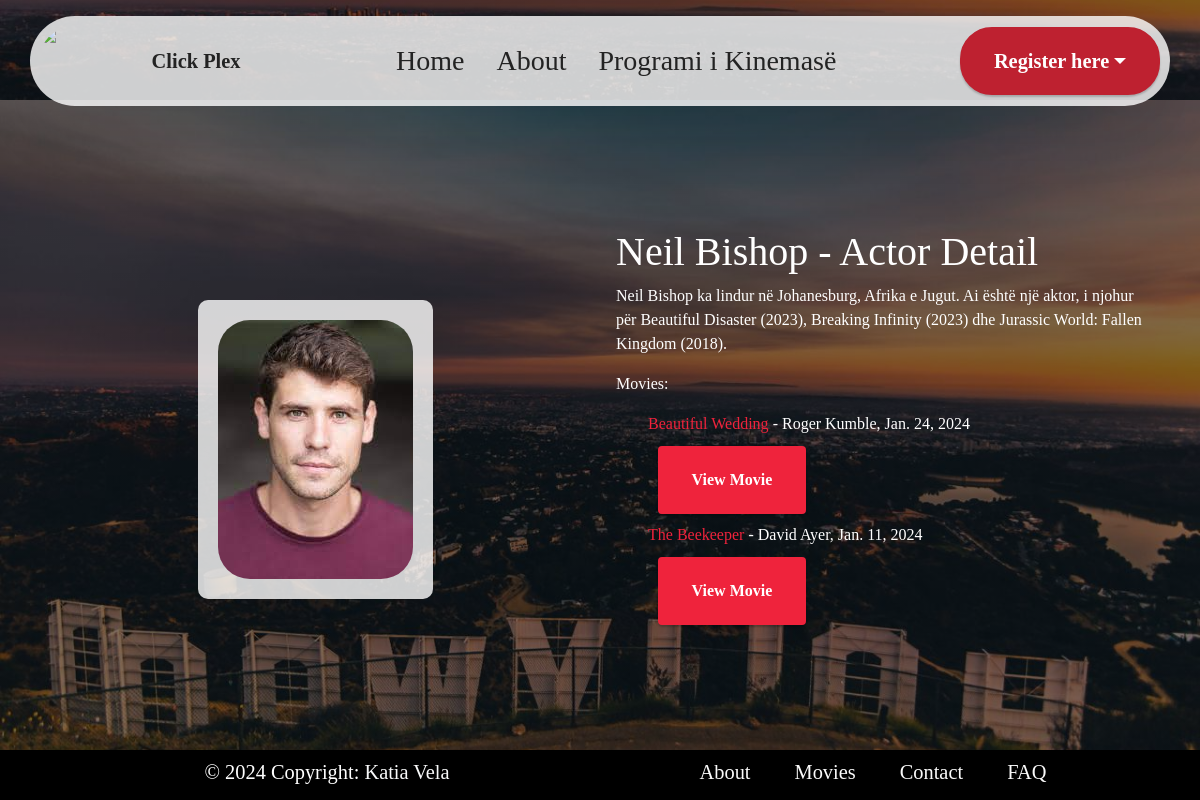
The app's page /actors/28/ with its own data.
### App/models.py (models this page shows, shortened)
class Actor(models.Model):
    name = models.CharField(max_length=100)
    bio = models.TextField()
    image_actor = models.ImageField(upload_to='actor_images', default='path/to/default/image.jpg')

class Movie(models.Model):
    title = models.CharField(max_length=250)
    director = models.CharField(max_length=100)
    categories = models.ManyToManyField(Category)
    actors = models.ManyToManyField(Actor,related_name='movies')
    description = models.TextField()
    duration = models.IntegerField()
    country_of_origin = models.CharField(max_length=100)
    release_year = models.DateField()
    poster_image = models.ImageField(upload_to="movies/")

### App/views.py (the view)
# urls.py: path('actors/<int:actor_id>/', views.actor_detail, name='actor_detail'),
def actor_detail(request, actor_id):
    actor = get_object_or_404(Actor, pk=actor_id)
    movies = actor.movies.all()
    context={
        'actor': actor,
        'movies': movies
    }
    return render(request, 'actor_detail.html', context)

### App/templates/actor_detail.html (shortened to what this page needs)
{% extends 'base/index.html' %}
{% load static %}
{% block content %}
<section class="article9 cid-u2aXRbXWXf" id="about-me-9-u2aXRbXWXf">
<div class="container mt-5">
    <div class="row">
        <div class="col-md-6 order-md-1 d-flex justify-content-center align-items-center">
            <div class="actor-poster">
                {% if actor.image_actor %}
                    <img src="{{ actor.image_actor.url }}" alt="{{ actor.name }} Image" class="img-fluid" style="max-width: 300px; height: auto;">
                {% endif %} </div>
        </div>
        <div class="col-md-6 order-md-2">
            <div class="movie-details">
                <h1>{{ actor.name }} - Actor Detail</h1>
                <p>{{ actor.bio}}</p>
                <p>Movies:</p>
                {% if actor.movies.all %}
                <ul class="list-group-numbered">
                    {% for movie in actor.movies.all %}
                        <li>
                            <a href="{% url 'movie_detail' movie.id %}">{{ movie.title }}</a>
                            - {{ movie.director }}, {{ movie.release_year }}
                        </li><li>
                            <a href="{% url 'movie_detail' movie.id %}" class="btn btn-primary btn-movie">View Movie</a>
                        </li>
                    {% endfor %}
                </ul>
            {% else %}
                <p>No movies found for this actor.</p>
            {% endif %}
            </div>
        </div>
    </div>
</div>
</section>
{% endblock %}

### App/templates/base/index.html (shortened to what this page needs)
<!DOCTYPE html>
{% load static %}
<html lang="en">
<head>
    <link rel="stylesheet" href="https://cdnjs.cloudflare.com/ajax/libs/font-awesome/6.4.2/css/all.min.css" />
    <link rel="stylesheet" href="{% static 'css/mobirise2.css'%}">
    <link rel="stylesheet" href="{% static 'css/jarallax.css'%}">
    <link rel="stylesheet" href="{% static 'css/bootstrap.min.css' %}">
    <link rel="stylesheet" href="{% static 'css/bootstrap-grid.min.css'%}">
    <link rel="stylesheet" href="{% static 'css/bootstrap-reboot.min.css'%}">
    <link rel="stylesheet" href="{% static 'css/style.css'%}">
    <link rel="stylesheet" href="{% static 'css/styles.css'%}">
    <link rel="stylesheet" href="{% static 'css/animate.css'%}">
    <link rel="stylesheet" href="{% static 'css/style1.css'%}">
    <link rel="preload" as="style" href="{% static 'css/additional.css'%}"><link rel="stylesheet" href="css/additional.css" type="text/css">
</head>
<body>
{% include 'base/navBar.html' %}
{% block content %}{% endblock %}
{% include 'base/footer.html' %}
</body>
</html>

### App/templates/base/navbar.html (shortened to what this page needs)
{% load static %}
<section class="menu menu2 cid-u2aXRbWSJN" once="menu" id="menu-5-u2aXRbWSJN">
  <nav class="navbar navbar-dropdown navbar-fixed-top navbar-expand-lg">
    <div class="container">
      <div class="navbar-brand">
        <span class="navbar-logo">
          <a href="{% url 'home' %}">
            <img class="rounded-5" src="{% static 'image/icon.jpg' %}" style="height: 4.3rem;">
          </a>
        </span>
        <span class="navbar-caption-wrap">
          <a class="navbar-caption text-black display-4" href="{% url 'home' %}">Click Plex</a>
        </span>
      </div>
      <div class="collapse navbar-collapse" id="navbarSupportedContent">
        <ul class="navbar-nav nav-dropdown" data-app-modern-menu="true">
          <li class="nav-item">
            <a class="nav-link link text-black display-4 fs-3" href="{% url 'home' %}">Home</a>
          </li>
          <li class="nav-item">
            <a class="nav-link link text-black display-4 fs-3" href="{% url 'about' %}">About</a>
          </li>
          <li class="nav-item">
            <a class="nav-link link text-black display-4 fs-3" href="{% url 'movie_list' %}" aria-expanded="false">Programi i
              Kinemasë</a>
          </li>
        </ul>
        <div class="navbar-buttons mbr-section-btn">
          <div class="d-flex">
            {% if request.user.is_authenticated %}
            <div class="dropdown">
              <button class="btn btn-danger rounded-5 display-4 dropdown-toggle " type="button"
                data-bs-toggle="dropdown" aria-expanded="false" style="height: 4.3rem;">
                Logged in
              </button>
              <ul class="dropdown-menu">
                <li><a class="dropdown-item" href="{% url 'logout' %}">Log out </a></li>
                <li><a class="dropdown-item" href="{% url 'profile' %}">Welcome,<br>
                    {{request.user.username}}</a></li>
              </ul>
            </div>
            {% else %}
            <div class="dropdown">
              <button class="btn btn-danger rounded-5 display-4 dropdown-toggle " type="button"
                data-bs-toggle="dropdown" aria-expanded="false" style="height: 4.3rem;">
                Register here
              </button>
            </div>
            {% endif %}
          </div>
        </div>
      </div>
    </div>
  </nav>
</section>

### App/templates/base/footer.html (shortened to what this page needs)
{% load static %}
<div class="footer">
  <div class="container">
    <div class="row m-2">
      <div class="col-lg-6">
        <p class="display-7 ms-0 ">
          © 2024 Copyright:
          <a class="text-light" href="https://www.linkedin.com/in/katia-vela-654b45208/">Katia Vela</a>
        </p>
      </div>
      <div class="col-lg-6 text-right">
        <ul class="list-inline text-right">
          <li class="list-inline-item px-3 display-7">
            <a href="{% url 'about' %}" class="text-white">About</a>
          </li>
          <li class="list-inline-item px-3 display-7">
            <a href="{% url 'movie_list' %}" class="text-white">Movies</a>
          </li>
          <li class="list-inline-item px-3 display-7">
            <a href="{% url 'contact'%}" class="text-white">Contact</a>
          </li>
          <li class="list-inline-item px-3 display-7">
            <a href="#" class="text-white">FAQ</a>
          </li>
        </ul>
      </div>
    </div>
  </div>
</div>

### App/static/css/style.css (style rules this page uses)
.navbar-dropdown { left: 0; padding: 0; position: absolute; right: 0; top: 0; transition: all 0.45s ease; z-index: 1030; background: #282828; }
.navbar-dropdown .navbar-logo { margin-right: 0.8rem; transition: margin 0.3s ease-in-out; vertical-align: middle; }
.navbar-dropdown .navbar-logo img { height: 3.125rem; transition: all 0.3s ease-in-out; }
.navbar-dropdown .navbar-caption { font-weight: 700; white-space: normal; vertical-align: -4px; line-height: 3.125rem !important; }
.navbar-dropdown .navbar-caption, .navbar-dropdown .navbar-caption:hover { color: inherit; text-decoration: none; }
.navbar-dropdown.navbar-fixed-top { position: fixed; }
.navbar-dropdown .navbar-brand span { vertical-align: -4px; }
.nav-dropdown { font-size: 0.75rem; font-weight: 500; height: auto !important; }
.nav-dropdown .link { margin: .667em 1.667em; font-weight: 500; padding: 0; transition: color .2s ease-in-out; }
.nav-dropdown .link::after, .nav-dropdown .dropdown-item::after { color: inherit; }

### App/static/css/style1.css (style rules this page uses)
section { background-color: #ffffff; }
body { font-style: normal; line-height: 1.5; font-weight: 400; color: #232323; position: relative; }
button { background-color: transparent; border-color: transparent; }
section, .container, .container-fluid { position: relative; word-wrap: break-word; }
a { font-style: normal; font-weight: 400; cursor: pointer; }
a, a:hover { text-decoration: none; }
h1, h2, h3, h4, h5, h6, .display-1, .display-2, .display-4, .display-5, .display-7, span, p, a { word-break: break-word; word-wrap: break-word; font-weight: 400; }
section { background-position: 50% 50%; background-repeat: no-repeat; background-size: cover; }
img, iframe { display: block; width: 100%; }
.mbr-section-btn { margin-left: -0.6rem; margin-right: -0.6rem; font-size: 0; }
.btn { font-weight: 600; border-width: 1px; font-style: normal; margin: 0.6rem 0.6rem; white-space: normal; transition: all 0.2s ease-in-out; display: inline-flex; align-items: center; justify-content: center; word-break: break-word; }
nav .mbr-section-btn { margin-left: 0rem; margin-right: 0rem; }
.menu .navbar-brand { display: -webkit-flex; }
.menu .navbar-brand span { display: flex; display: -webkit-flex; }
.menu .navbar-brand .navbar-caption-wrap { display: -webkit-flex; }
.menu .navbar-brand .navbar-logo img { display: -webkit-flex; width: auto; }
@media (min-width: 992px) { .menu .navbar-nav.nav-dropdown { display: -webkit-flex; } }
.navbar { display: -webkit-flex; -webkit-flex-wrap: wrap; -webkit-align-items: center; -webkit-justify-content: space-between; }
.navbar-collapse { -webkit-flex-basis: 100%; -webkit-flex-grow: 1; -webkit-align-items: center; }
.nav-dropdown .link { padding: 0.667em 1.667em !important; margin: 0 !important; }
.row { display: -webkit-flex; -webkit-flex-wrap: wrap; }
.justify-content-center { -webkit-justify-content: center; }
html, body { height: auto; min-height: 100vh; }
.row > * { padding-right: 1rem; padding-left: 1rem; }
ul, ol, pre, blockquote { margin-bottom: 2.3125rem; }
.container, .container-fluid { padding-left: 16px; padding-right: 16px; }
.row { margin-left: -16px; margin-right: -16px; }
.row > [class*=col] { padding-left: 16px; padding-right: 16px; }

### App/templates/base/index.html (style rules this page uses)
:root { --background: #EAEAEC; --dominant-color: #2B2D42; --primary-color: #EF233C; --secondary-color: #8D99AE; --success-color: #23BC75; --danger-color: #BE2130; --warning-color: #DFA700; --info-color: #0BB2D4; --background-text: #000000; --dominant-text: #FFFFFF; --primary-text: #FFFFFF; --secondary-text: #000000; --success-text: #FFFFFF; --danger-text: #FFFFFF; --warning-text: #000000; --info-text: #FFFFFF; }
.cid-u2aXRbXWXf { padding-top: 5rem; padding-bottom: 5rem; background-color: transparent; }

### App/templates/base/footer.html (style rules this page uses)
.footer { position: fixed; left: 0; bottom: 0; width: 100%; background-color: black; color: white; text-align: center; height: 50px; }

### records on screen
Actor: image_actor (picture), name "Neil Bishop", bio "Neil Bishop ka lindur në Johanesburg, Afrika e Jugut. Ai është një aktor, i njohur për Beautiful Disaster (2023), Breaking Infinity (2023) dhe Jurassic World: Fallen Kingdom (2018)."
Movie: title "Beautiful Wedding", director "Roger Kumble", release_year "Jan. 24, 2024"
Movie: title "The Beekeeper", director "David Ayer", release_year "Jan. 11, 2024"
